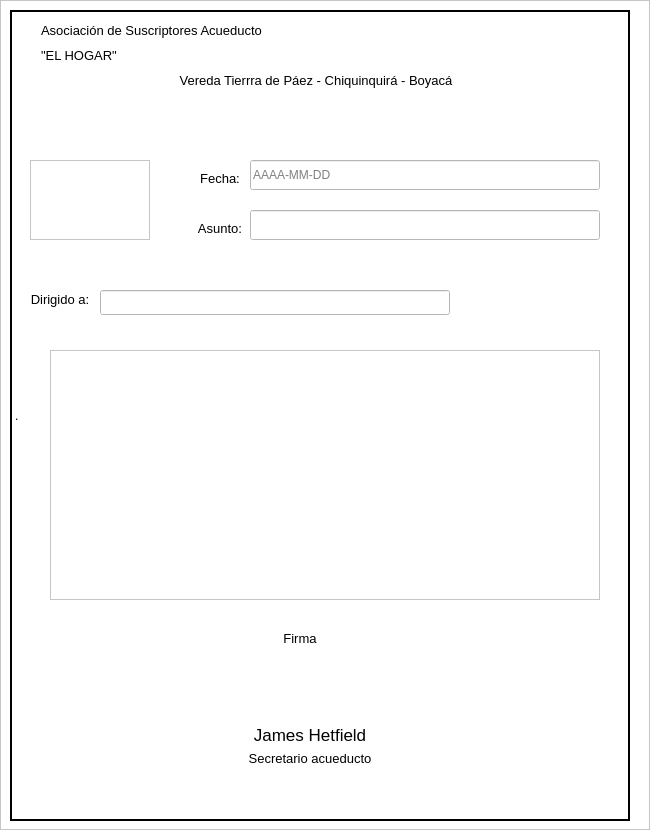
                  <widget class="QFrame" name="frame_oficios">
                   <property name="minimumSize">
                    <size>
                     <width>650</width>
                     <height>0</height>
                    </size>
                   </property>
                   <property name="maximumSize">
                    <size>
                     <width>650</width>
                     <height>16777215</height>
                    </size>
                   </property>
                   <property name="styleSheet">
                    <string notr="true">background-color: rgb(255, 255, 255);</string>
                   </property>
                   <property name="frameShape">
                    <enum>QFrame::StyledPanel</enum>
                   </property>
                   <property name="frameShadow">
                    <enum>QFrame::Raised</enum>
                   </property>
                   <widget class="QLabel" name="label_19">
                    <property name="geometry">
                     <rect>
                      <x>41</x>
                      <y>21</y>
                      <width>550</width>
                      <height>19</height>
                     </rect>
                    </property>
                    <property name="minimumSize">
                     <size>
                      <width>550</width>
                      <height>0</height>
                     </size>
                    </property>
                    <property name="maximumSize">
                     <size>
                      <width>550</width>
                      <height>16777215</height>
                     </size>
                    </property>
                    <property name="font">
                     <font>
                      <family>Arial</family>
                      <pointsize>10</pointsize>
                      <weight>50</weight>
                      <italic>false</italic>
                      <bold>false</bold>
                     </font>
                    </property>
                    <property name="styleSheet">
                     <string notr="true">color: rgb(0, 0, 0);
font: 10pt &quot;Arial&quot;;
qproperty-alignment: 'AlignCenter';  /* Asegura que el texto esté centrado */</string>
                    </property>
                    <property name="text">
                     <string>Asociación de Suscriptores Acueducto</string>
                    </property>
                   </widget>
                   <widget class="QLabel" name="label_20">
                    <property name="geometry">
                     <rect>
                      <x>41</x>
                      <y>46</y>
                      <width>550</width>
                      <height>19</height>
                     </rect>
                    </property>
                    <property name="minimumSize">
                     <size>
                      <width>550</width>
                      <height>0</height>
                     </size>
                    </property>
                    <property name="maximumSize">
                     <size>
                      <width>550</width>
                      <height>16777215</height>
                     </size>
                    </property>
                    <property name="font">
                     <font>
                      <family>Arial</family>
                      <pointsize>10</pointsize>
                      <weight>50</weight>
                      <italic>false</italic>
                      <bold>false</bold>
                     </font>
                    </property>
                    <property name="styleSheet">
                     <string notr="true">color: rgb(0, 0, 0);
font: 10pt &quot;Arial&quot;;
qproperty-alignment: 'AlignCenter';  /* Asegura que el texto esté centrado */
</string>
                    </property>
                    <property name="text">
                     <string>&quot;EL HOGAR&quot;</string>
                    </property>
                   </widget>
                   <widget class="QLabel" name="label_21">
                    <property name="geometry">
                     <rect>
                      <x>41</x>
                      <y>71</y>
                      <width>550</width>
                      <height>19</height>
                     </rect>
                    </property>
                    <property name="minimumSize">
                     <size>
                      <width>550</width>
                      <height>0</height>
                     </size>
                    </property>
                    <property name="maximumSize">
                     <size>
                      <width>550</width>
                      <height>16777215</height>
                     </size>
                    </property>
                    <property name="font">
                     <font>
                      <family>Arial</family>
                      <pointsize>10</pointsize>
                      <weight>50</weight>
                      <italic>false</italic>
                      <bold>false</bold>
                     </font>
                    </property>
                    <property name="styleSheet">
                     <string notr="true">color: rgb(0, 0, 0);
font: 10pt &quot;Arial&quot;;
qproperty-alignment: 'AlignCenter';  /* Asegura que el texto esté centrado */
</string>
                    </property>
                    <property name="text">
                     <string>Vereda Tierrra de Páez - Chiquinquirá - Boyacá</string>
                    </property>
                    <property name="alignment">
                     <set>Qt::AlignCenter</set>
                    </property>
                   </widget>
                   <widget class="QLabel" name="label_22">
                    <property name="geometry">
                     <rect>
                      <x>170</x>
                      <y>220</y>
                      <width>100</width>
                      <height>16</height>
                     </rect>
                    </property>
                    <property name="minimumSize">
                     <size>
                      <width>100</width>
                      <height>0</height>
                     </size>
                    </property>
                    <property name="maximumSize">
                     <size>
                      <width>100</width>
                      <height>16777215</height>
                     </size>
                    </property>
                    <property name="font">
                     <font>
                      <family>Arial</family>
                      <pointsize>10</pointsize>
                      <weight>50</weight>
                      <italic>false</italic>
                      <bold>false</bold>
                     </font>
                    </property>
                    <property name="styleSheet">
                     <string notr="true">color: rgb(0, 0, 0);
font: 10pt &quot;Arial&quot;;
qproperty-alignment: 'AlignCenter';  /* Asegura que el texto esté centrado */</string>
                    </property>
                    <property name="text">
                     <string>Asunto:</string>
                    </property>
                    <property name="alignment">
                     <set>Qt::AlignCenter</set>
                    </property>
                   </widget>
                   <widget class="QLineEdit" name="txt_asunto">
                    <property name="geometry">
                     <rect>
                      <x>250</x>
                      <y>210</y>
                      <width>350</width>
                      <height>30</height>
                     </rect>
                    </property>
                    <property name="minimumSize">
                     <size>
                      <width>350</width>
                      <height>30</height>
                     </size>
                    </property>
                    <property name="maximumSize">
                     <size>
                      <width>350</width>
                      <height>30</height>
                     </size>
                    </property>
                    <property name="sizeIncrement">
                     <size>
                      <width>70</width>
                      <height>0</height>
                     </size>
                    </property>
                    <property name="styleSheet">
                     <string notr="true">color: rgb(0, 0, 0);
font: 12pt &quot;Arial&quot;;
background-color: rgb(255, 255, 255);

</string>
                    </property>
                    <property name="text">
                     <string/>
                    </property>
                   </widget>
                   <widget class="QLabel" name="label_23">
                    <property name="geometry">
                     <rect>
                      <x>20</x>
                      <y>290</y>
                      <width>80</width>
                      <height>18</height>
                     </rect>
                    </property>
                    <property name="minimumSize">
                     <size>
                      <width>80</width>
                      <height>0</height>
                     </size>
                    </property>
                    <property name="maximumSize">
                     <size>
                      <width>80</width>
                      <height>16777215</height>
                     </size>
                    </property>
                    <property name="font">
                     <font>
                      <family>Arial</family>
                      <pointsize>10</pointsize>
                      <weight>50</weight>
                      <italic>false</italic>
                      <bold>false</bold>
                     </font>
                    </property>
                    <property name="styleSheet">
                     <string notr="true">color: rgb(0, 0, 0);
font: 10pt &quot;Arial&quot;;
qproperty-alignment: 'AlignCenter';  /* Asegura que el texto esté centrado */</string>
                    </property>
                    <property name="text">
                     <string>Dirigido a:</string>
                    </property>
                    <property name="alignment">
                     <set>Qt::AlignCenter</set>
                    </property>
                   </widget>
                   <widget class="QLineEdit" name="txt_dirigido">
                    <property name="geometry">
                     <rect>
                      <x>100</x>
                      <y>290</y>
                      <width>350</width>
                      <height>25</height>
                     </rect>
                    </property>
                    <property name="minimumSize">
                     <size>
                      <width>350</width>
                      <height>25</height>
                     </size>
                    </property>
                    <property name="maximumSize">
                     <size>
                      <width>350</width>
                      <height>25</height>
                     </size>
                    </property>
                    <property name="sizeIncrement">
                     <size>
                      <width>70</width>
                      <height>0</height>
                     </size>
                    </property>
                    <property name="styleSheet">
                     <string notr="true">color: rgb(0, 0, 0);
font: 12pt &quot;Arial&quot;;
background-color: rgb(255, 255, 255);

</string>
                    </property>
                    <property name="text">
                     <string/>
                    </property>
                   </widget>
                   <widget class="QLabel" name="label_24">
                    <property name="geometry">
                     <rect>
                      <x>170</x>
                      <y>170</y>
                      <width>100</width>
                      <height>16</height>
                     </rect>
                    </property>
                    <property name="minimumSize">
                     <size>
                      <width>100</width>
                      <height>0</height>
                     </size>
                    </property>
                    <property name="maximumSize">
                     <size>
                      <width>100</width>
                      <height>16777215</height>
                     </size>
                    </property>
                    <property name="font">
                     <font>
                      <family>Arial</family>
                      <pointsize>10</pointsize>
                      <weight>50</weight>
                      <italic>false</italic>
                      <bold>false</bold>
                     </font>
                    </property>
                    <property name="styleSheet">
                     <string notr="true">color: rgb(0, 0, 0);
font: 10pt &quot;Arial&quot;;
qproperty-alignment: 'AlignCenter';  /* Asegura que el texto esté centrado */</string>
                    </property>
                    <property name="text">
                     <string>Fecha:</string>
                    </property>
                    <property name="alignment">
                     <set>Qt::AlignCenter</set>
                    </property>
                   </widget>
                   <widget class="QLineEdit" name="txt_fecha">
                    <property name="geometry">
                     <rect>
                      <x>250</x>
                      <y>160</y>
                      <width>350</width>
                      <height>30</height>
                     </rect>
                    </property>
                    <property name="minimumSize">
                     <size>
                      <width>350</width>
                      <height>30</height>
                     </size>
                    </property>
                    <property name="maximumSize">
                     <size>
                      <width>350</width>
                      <height>25</height>
                     </size>
                    </property>
                    <property name="sizeIncrement">
                     <size>
                      <width>70</width>
                      <height>0</height>
                     </size>
                    </property>
                    <property name="styleSheet">
                     <string notr="true">color: rgb(0, 0, 0);
font: 12pt &quot;Arial&quot;;
background-color: rgb(255, 255, 255);

</string>
                    </property>
                    <property name="text">
                     <string/>
                    </property>
                    <property name="placeholderText">
                     <string>AAAA-MM-DD</string>
                    </property>
                   </widget>
                   <widget class="QLabel" name="label_25">
                    <property name="geometry">
                     <rect>
                      <x>250</x>
                      <y>630</y>
                      <width>100</width>
                      <height>16</height>
                     </rect>
                    </property>
                    <property name="minimumSize">
                     <size>
                      <width>100</width>
                      <height>0</height>
                     </size>
                    </property>
                    <property name="maximumSize">
                     <size>
                      <width>100</width>
                      <height>16777215</height>
                     </size>
                    </property>
                    <property name="font">
                     <font>
                      <family>Arial</family>
                      <pointsize>10</pointsize>
                      <weight>50</weight>
                      <italic>false</italic>
                      <bold>false</bold>
                     </font>
                    </property>
                    <property name="styleSheet">
                     <string notr="true">color: rgb(0, 0, 0);
font: 10pt &quot;Arial&quot;;
qproperty-alignment: 'AlignCenter';  /* Asegura que el texto esté centrado */</string>
                    </property>
                    <property name="text">
                     <string>Firma</string>
                    </property>
                    <property name="alignment">
                     <set>Qt::AlignCenter</set>
                    </property>
                   </widget>
                   <widget class="QLabel" name="label_26">
                    <property name="geometry">
                     <rect>
                      <x>210</x>
                      <y>750</y>
                      <width>200</width>
                      <height>16</height>
                     </rect>
                    </property>
                    <property name="minimumSize">
                     <size>
                      <width>200</width>
                      <height>0</height>
                     </size>
                    </property>
                    <property name="maximumSize">
                     <size>
                      <width>150</width>
                      <height>16777215</height>
                     </size>
                    </property>
                    <property name="font">
                     <font>
                      <family>Arial</family>
                      <pointsize>10</pointsize>
                      <weight>50</weight>
                      <italic>false</italic>
                      <bold>false</bold>
                     </font>
                    </property>
                    <property name="styleSheet">
                     <string notr="true">color: rgb(0, 0, 0);
font: 10pt &quot;Arial&quot;;
qproperty-alignment: 'AlignCenter';  /* Asegura que el texto esté centrado */</string>
                    </property>
                    <property name="text">
                     <string>Secretario acueducto</string>
                    </property>
                    <property name="alignment">
                     <set>Qt::AlignCenter</set>
                    </property>
                   </widget>
                   <widget class="QLabel" name="label_27">
                    <property name="geometry">
                     <rect>
                      <x>210</x>
                      <y>720</y>
                      <width>200</width>
                      <height>30</height>
                     </rect>
                    </property>
                    <property name="minimumSize">
                     <size>
                      <width>200</width>
                      <height>30</height>
                     </size>
                    </property>
                    <property name="maximumSize">
                     <size>
                      <width>150</width>
                      <height>30</height>
                     </size>
                    </property>
                    <property name="font">
                     <font>
                      <family>Arial</family>
                      <pointsize>13</pointsize>
                      <weight>50</weight>
                      <italic>false</italic>
                      <bold>false</bold>
                     </font>
                    </property>
                    <property name="styleSheet">
                     <string notr="true">color: rgb(0, 0, 0);
font: 13pt &quot;Arial&quot;;
qproperty-alignment: 'AlignCenter';  /* Asegura que el texto esté centrado */</string>
                    </property>
                    <property name="text">
                     <string>James Hetfield</string>
                    </property>
                    <property name="alignment">
                     <set>Qt::AlignCenter</set>
                    </property>
                   </widget>
                   <widget class="QLabel" name="label_4">
                    <property name="geometry">
                     <rect>
                      <x>10</x>
                      <y>10</y>
                      <width>620</width>
                      <height>811</height>
                     </rect>
                    </property>
                    <property name="minimumSize">
                     <size>
                      <width>620</width>
                      <height>0</height>
                     </size>
                    </property>
                    <property name="maximumSize">
                     <size>
                      <width>620</width>
                      <height>16777215</height>
                     </size>
                    </property>
                    <property name="sizeIncrement">
                     <size>
                      <width>0</width>
                      <height>800</height>
                     </size>
                    </property>
                    <property name="baseSize">
                     <size>
                      <width>0</width>
                      <height>800</height>
                     </size>
                    </property>
                    <property name="styleSheet">
                     <string notr="true">color: rgb(0, 0, 0);
qproperty-alignment: 'AlignCenter';  /* Asegura que el texto esté centrado */
border: 2px solid #000000;  /* Ancho y color del borde */

</string>
                    </property>
                    <property name="text">
                     <string>.</string>
                    </property>
                   </widget>
                   <widget class="QFrame" name="frame_3">
                    <property name="geometry">
                     <rect>
                      <x>30</x>
                      <y>160</y>
                      <width>120</width>
                      <height>80</height>
                     </rect>
                    </property>
                    <property name="styleSheet">
                     <string notr="true">image: url(:/oficios/agua.png);</string>
                    </property>
                    <property name="frameShape">
                     <enum>QFrame::StyledPanel</enum>
                    </property>
                    <property name="frameShadow">
                     <enum>QFrame::Raised</enum>
                    </property>
                   </widget>
                   <widget class="QTextEdit" name="txt_descripcion">
                    <property name="geometry">
                     <rect>
                      <x>50</x>
                      <y>350</y>
                      <width>550</width>
                      <height>250</height>
                     </rect>
                    </property>
                    <property name="minimumSize">
                     <size>
                      <width>550</width>
                      <height>250</height>
                     </size>
                    </property>
                    <property name="maximumSize">
                     <size>
                      <width>550</width>
                      <height>250</height>
                     </size>
                    </property>
                    <property name="styleSheet">
                     <string notr="true">color: rgb(0, 0, 0);
font: 12pt &quot;Arial&quot;;
background-color: rgb(255, 255, 255);

</string>
                    </property>
                   </widget>
                   <zorder>label_4</zorder>
                   <zorder>label_19</zorder>
                   <zorder>label_20</zorder>
                   <zorder>label_21</zorder>
                   <zorder>label_22</zorder>
                   <zorder>txt_asunto</zorder>
                   <zorder>label_23</zorder>
                   <zorder>txt_dirigido</zorder>
                   <zorder>label_24</zorder>
                   <zorder>txt_fecha</zorder>
                   <zorder>label_25</zorder>
                   <zorder>label_26</zorder>
                   <zorder>label_27</zorder>
                   <zorder>frame_3</zorder>
                   <zorder>txt_descripcion</zorder>
                  </widget>
